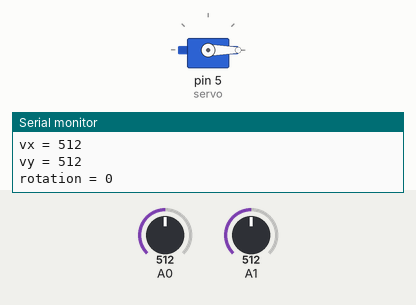
Simulated run of this sketch. Board: Arduino Uno, built with avr-gcc and run on an emulated ATmega328P. Shown: servo, the last lines printed to the serial monitor. The inputs (shaded band) are chosen by the test bench; at power-on: A0 = 512, A1 = 512.

Above: at 1.2 s.
1.3 s: A0 set to 590
2.8 s: A0 set to 616
At 3.92 s:
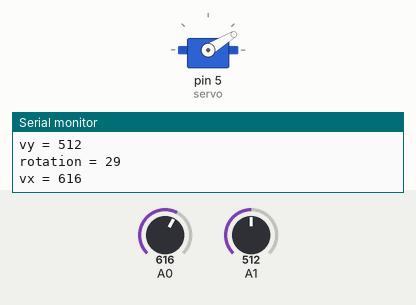
At 4.84 s:
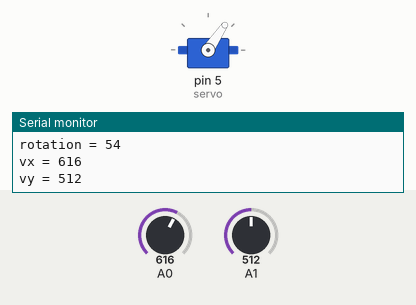
5.8 s: A0 set to 689
At 6.08 s:
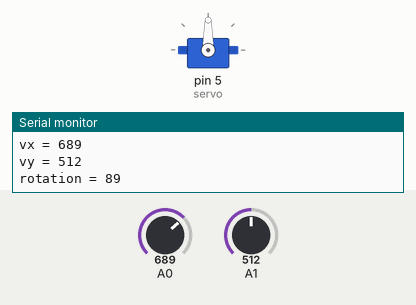
8.8 s: A0 set to 724
At 10.0 s:
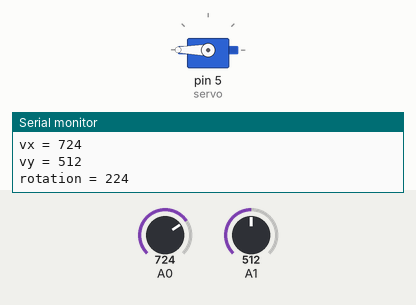
10.6 s: A1 set to 107
13.6 s: A1 set to 95
Timing chart, 0 to 17.6 s (numbered marks = the images above; inputs shaded):
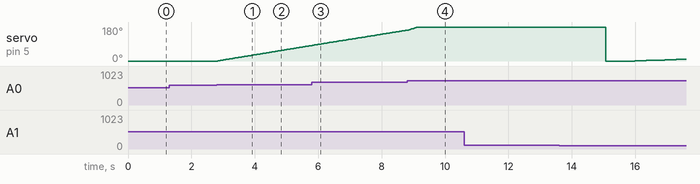

Measured:
- the behaviour switches between 606 and 607 on A0 (found by bisection; images 0 and 1)
- the behaviour switches between 706 and 707 on A0 (found by bisection; images 3 and 4)
- after the input at 2.8 s, servo on pin 5 (servo): moves from 0° to 82° over 2.9 s, starting at once

The sketch:

AnalogInOutSerial.ino
```cpp
#include <Servo.h>

Servo servo;  // Создаем объект
int vx = 0, vy = 0, rotation = 0;

void setup() {
  servo.attach(5);
  servo.write(rotation);
  Serial.begin(9600);
}
void loop() {
  vx = analogRead(A0);
  vy = analogRead(A1);
  if (vx - 500 == 0){
    rotation = rotation + ((vx - 507 + 1) / 100);
  }
  else{
    rotation = rotation + ((vx - 507) / 100);
  }
  Serial.print("vx = ");
  Serial.println(vx);
  Serial.print("vy = ");
  Serial.println(vy);
  Serial.print("rotation = ");
  Serial.println(rotation);

  servo.write(rotation);
  delay(10);
}
```
